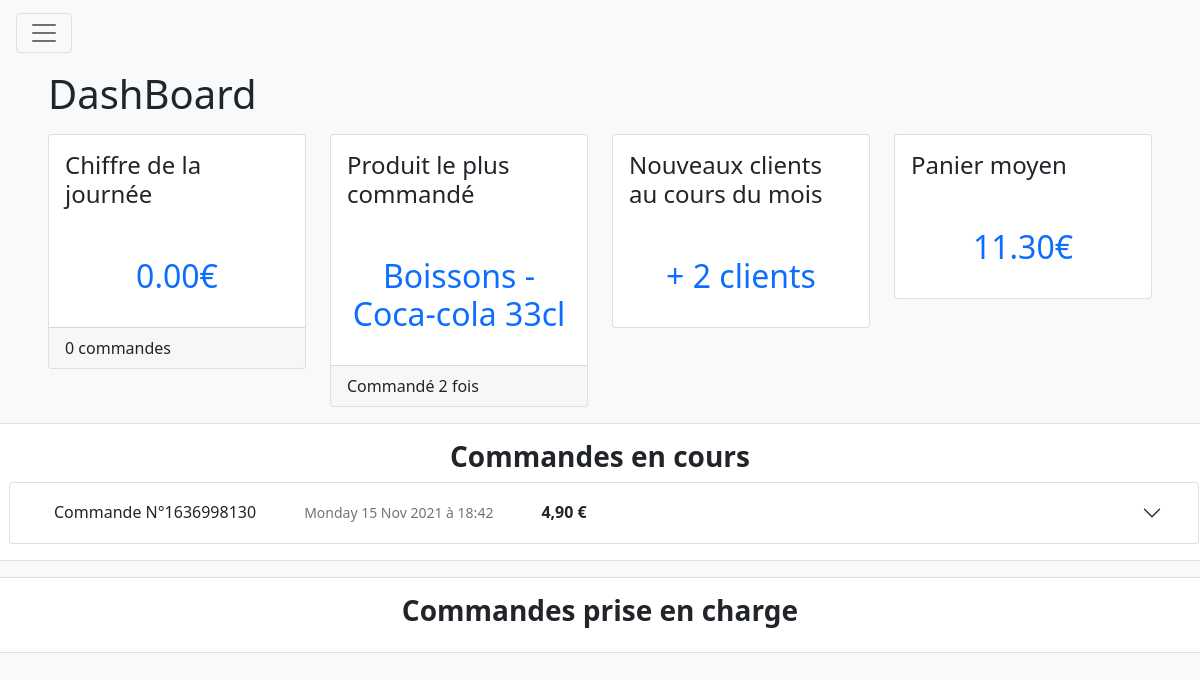
Page /controls/index.php (signed in) on the earlier database version.
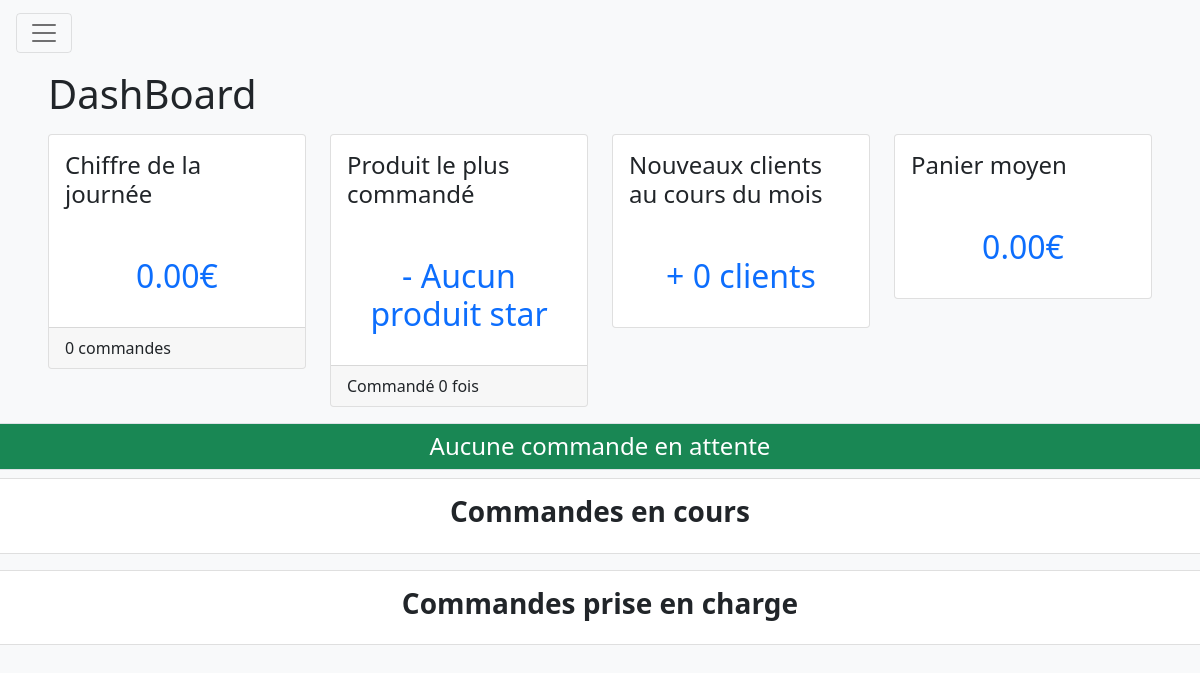
Same page on the later database version.
### tables this page shows
CREATE TABLE IF NOT EXISTS `categories` (
  `id_categories` int(11) NOT NULL AUTO_INCREMENT,
  `identifiant_categories` int(11) NOT NULL,
  `nom_categories` text NOT NULL,
  `img_categories` text NOT NULL,
  PRIMARY KEY (`id_categories`)
);

CREATE TABLE IF NOT EXISTS `produits` (
  `id_produits` int(11) NOT NULL AUTO_INCREMENT,
  `identifiant_produits` int(11) NOT NULL,
  `nom_produits` text NOT NULL,
  `prix_produits` float NOT NULL,
  `id_categorie` int(11) NOT NULL,
  `id_ingredients` text DEFAULT NULL,
  `dispo_produits` tinyint(1) NOT NULL,
  `img_produits` text DEFAULT 'logo.png',
  PRIMARY KEY (`id_produits`),
  KEY `id_categorie` (`id_categorie`)
);

### config/database.php (called while the page is built, shortened)
<?php
class DataBase{
    private $host = "foodspv123.mysql.db";
    private $dbName = "foodspv123";
    private $char = "utf8";
    private $user = "foodspv123";
    private $password = "Foodspv123";
    public $connexion;
    public function getConnexion(){
        $this->connexion = null;
        try {
            $this->connexion = new PDO('mysql:host='.$this->host.';dbname='.$this->dbName.';charset='.$this->char, $this->user, $this->password);
        }
        catch(PDOException $fail) {
            echo 'Erreur de connexion -> ', $fail->getMessage();
            die();
        }
    }
    public function getProductNameById($id) {
        $queryStr = 'SELECT nom_produits FROM produits WHERE id_produits = '.$id.'';
        $query = $this->connexion->query($queryStr);
        $respond = $query->fetch();
        return $respond;
    }
    public function getCommande0() {
        $idCommandeQuery = $this->connexion->query('SELECT statut_commande.identifiant_commande
                                                FROM statut_commande
                                                WHERE statut_commande.statut_commande_value = 0
                                                ORDER BY identifiant_commande DESC');
        $idCommandeArray = $idCommandeQuery->fetchAll();
        $respond = [];
        foreach($idCommandeArray as $idCommande){
            if(isset($idCommande)){
                $query = $this->connexion->query('SELECT * FROM commande
                                            WHERE identifiant_commande = '.$idCommande['identifiant_commande'].'');
                $produitIds = $query->fetchAll();
                $userInfo = $this->getUserById($produitIds[0]['id_users']);
                $respond[$idCommande['identifiant_commande']]['prix_total'] = 0;
                $respond[$idCommande['identifiant_commande']]['user'] = $userInfo;
                foreach($produitIds as $produitId){
                    if(isset($produitId['prix_commande'])){
                        $respond[$idCommande['identifiant_commande']]['prix_total'] += $produitId['prix_commande'];
                    }
                    $array = [];
                    $produitName = $this->getProductNameById($produitId['id_produits']);
                    if(isset($produitId['id_ingredients']) && $produitId['id_ingredients'] != NULL){
                        $ingredientArray = $this->getIngredientList($produitId['id_ingredients']);
                        $array['ingredients'] = $ingredientArray;
                    }
                    $array['nom_produits'] = $produitName['nom_produits'];
                    array_push($respond[$idCommande['identifiant_commande']], $array);
                }
            }
        }
        return $respond;
    }
    private function getUserById($id){
        $queryStr = 'SELECT identifiant_users, mail_users, nom_users, prenom_users, adresse_users, id_ville_users, tel_users, ville.nom AS nom_ville, ville.codePostal
                    FROM users
                    INNER JOIN ville
                    ON ville.ID = users.id_ville_users
                    WHERE id_users = '.$id.'';
        $query = $this->connexion->query($queryStr);
        $respond = $query->fetch();
        return $respond;
    }
    public function getIngredientList($numList) {
        $ingredientIdArray = explode(';', $numList);
        $returnArray = [];
        foreach($ingredientIdArray as $ingredientId){
            $ingredientQuery = $this->connexion->query('SELECT * FROM ingredients WHERE id_ingredients = '.$ingredientId.'');
            $ingredientDetail = $ingredientQuery->fetch();
            array_push($returnArray, $ingredientDetail);
        }
        return $returnArray;
    }
}
?>

### controls/acceuil/acceuil.php (the view, shortened to what this page needs)
<?php
$totalOfDay = 0;
$totalCommandeDay = 0;
$commandeListQuery = $bdd->connexion->query('SELECT * FROM commande');
$commandeList = $commandeListQuery->fetchAll();
$starProductQuery = $bdd->connexion->prepare('SELECT categories.nom_categories, produits.nom_produits, `id_commande`, `identifiant_commande`, commande.id_produits, commande.id_ingredients, `id_users`, `prix_commande`, count(commande.id_produits) AS total
                                            FROM `commande`
                                            INNER JOIN produits
                                            ON produits.id_produits = commande.id_produits
                                            INNER JOIN categories
                                            ON categories.id_categories = produits.id_categorie
                                            GROUP BY id_produits');
if($starProductQuery->execute()){
    $starProduct = $starProductQuery->fetchAll();
}
else{
    echo '<div class="text-danger">Impossible de se connecter, si le problème persiste contactez votre web Master</div>';
}
if(isset($starProduct) && !empty($starProduct)){
    for($i = 0; $i < sizeof($starProduct); $i++){
        if($i === 0){
            $maxCount = $starProduct[$i]['total'];
            $star = $starProduct[$i]['nom_produits'];
            $starCat = $starProduct[$i]['nom_categories'];
        }
        else{
            if($starProduct[$i]['total'] > $maxCount){
                $maxCount = $starProduct[$i]['total'];
                $star = $starProduct[$i]['nom_produits'];
                $starCat = $starProduct[$i]['nom_categories'];
            }
        }
    }
}
else{
    $starCat = '';
    $star = 'Aucun produit star';
    $maxCount = 0;
}
$actualMonth = date('m');
$newClient = 0;
$clientListQuery = $bdd->connexion->query('SELECT * FROM users');
$clientList = $clientListQuery->fetchAll();
foreach($clientList as $client){
    if(date('m', $client['identifiant_users']) === $actualMonth){
        $newClient++;
    }
}
$panierMoyen = 0;
$nbPanier = 0;
$totauxPanier = [];
foreach($commandeList as $commandeItem){
    if(!isset($totauxPanier[$commandeItem['identifiant_commande']])){
        $totauxPanier[$commandeItem['identifiant_commande']] = $commandeItem['prix_commande'];
        foreach($commandeList as $commandeItemCompare){
            if($commandeItem['identifiant_commande'] === $commandeItemCompare['identifiant_commande'] && $commandeItem['id_commande'] != $commandeItemCompare['id_commande']){
                $totauxPanier[$commandeItem['identifiant_commande']] += $commandeItemCompare['prix_commande'];
            }
        }
    }
}
foreach($totauxPanier as $panier){
    $nbPanier++;
    $panierMoyen += $panier;
}
if($nbPanier != 0){
    $panierMoyen = $panierMoyen / $nbPanier;
}
$commandeEnCour = $bdd->getCommande0();
$commandePriseEnCharge = $bdd->getCommande1();
?>
<div class="mx-5" style="margin-top: 70px;">
    <h1 class="mb-3 h1 me-3">
        DashBoard
    </h1>
    <div class="row row-cols-1 row-cols-md-4 g-4">
        <div class="col">
            <div class="card">
                <div class="card-body">
                    <div class="card-title">
                        <h4 class="h4">
                            Chiffre de la journée
                        </h4>
                    </div>
                    <div class="card-content h2 mt-5 mb-3 text-center text-primary">
                        <?=number_format($totalOfDay, 2)?>€
                    </div>
                </div>
                <div class="card-footer">
                    <?php
                        echo $totalCommandeDay.' commandes';
                    ?>
                </div>
            </div>
        </div>
        <div class="col">
            <div class="card">
                <div class="card-body">
                    <div class="card-title">
                        <h4 class="h4">
                            Produit le plus commandé
                        </h4>
                    </div>
                    <div class="card-content h2 mt-5 mb-3 text-center text-primary">
                        <?=$starCat.' - '.$star?>
                    </div>
                </div>
                <div class="card-footer">
                    Commandé <?=$maxCount?> fois
                </div>
            </div>
        </div>
        <div class="col">
            <div class="card">
                <div class="card-body">
                    <div class="card-title">
                        <h4 class="h4">
                            Nouveaux clients au cours du mois
                        </h4>
                    </div>
                    <div class="card-content h2 mt-5 mb-3 text-center text-primary">
                        + <?=$newClient?> clients
                    </div>
                </div>
            </div>
        </div>
        <div class="col">
            <div class="card">
                <div class="card-body">
                    <div class="card-title">
                        <h4 class="h4">
                            Panier moyen
                        </h4>
                    </div>
                    <div class="card-content h2 mt-5 mb-3 text-center text-primary">
                        <?=number_format($panierMoyen, 2)?>€
                    </div>
                </div>
            </div>
        </div>
    </div>
</div>
<div class="d-flex mt-3 row row-col-1 row-col-md-1">
        <?php
            if(empty($commandePriseEnCharge) && empty($commandeEnCour)){
                echo '<div class="text-white text-center border bg-success py-2 h4">Aucune commande en attente</div>';
            }
        ?>
    <div class="card">
        <div class="card-body">
            <div class="card-title">
                <h3 class="h3 text-center fw-bold">Commandes en cours</h3>
            </div>
            <div class="card-content">
                <div class="accordion row" id="commandeAccordion">
                    <?php
                        foreach($commandeEnCour as $commandeNb => $value){
                            $commandeTime = strftime(' %A %d %b %Y à %H:%M', $commandeNb);
                            echo '
                                <div class="accordion-item ms-1 col-12">
                                   <h2 class="accordion-header ms-2 p-1" id="b'.$commandeNb.'">
                                        <button class="accordion-button collapsed" type="button" data-bs-toggle="collapse" data-bs-target="#c'.$commandeNb.'" aria-expanded="true" aria-controls="c'.$commandeNb.'">
                                            Commande N°'.$commandeNb.' <small class="text-muted ms-5">'.$commandeTime.'</small> <strong class="fw-bold ms-5" style="margin-left: auto;">'.number_format($value['prix_total'], 2, ',', '.').' €</strong>
                                        </button>
                                   </h2>
                                   <div id="c'.$commandeNb.'" class="accordion-collapse collapse" aria-labelledby="b'.$commandeNb.'">
                                        <div class="accordion-body">
                                                        Nom : <strong class="fw-bold">'.$value['user']['nom_users'].'</strong>
                                                        Prenom : <strong class="fw-bold">'.$value['user']['prenom_users'].'</strong>
                                                        Adresse : <strong class="fw-bold">'.$value['user']['adresse_users'].', '.$value['user']['nom_ville'].' - '.$value['user']['codePostal'].'</strong>
                                                        Numero : <strong class="fw-bold">+33'.$value['user']['tel_users'].'</strong>
                                            <div class="row">';
                            echo '
                                            </div>
                                            <div class="d-grid">
                                                <button class="btn btn-outline-success" onclick="validateCommande('.$commandeNb.')">
                                                    Valider
                                                </button>
                                            </div>
                                        </div>
                                   </div>
                                </div>
                            ';
                        }
                    ?>
                </div>
            </div>
        </div>
    </div>
</div>
<div class="d-flex mt-3 row row-col-1 row-col-md-1">
    <div class="card">
        <div class="card-body">
            <div class="card-title">
                <h3 class="h3 text-center fw-bold">Commandes prise en charge</h3>
            </div>
        </div>
    </div>
</div>

### controls/index.php (shortened to what this page needs)
<?php
include_once('../config/database.php');
$bdd = new DataBase;
$bdd->getConnexion();
?>
<!DOCTYPE html>
<html>
    <head>
        <link href="https://cdn.jsdelivr.net/npm/bootstrap@5.1.3/dist/css/bootstrap.min.css" rel="stylesheet">
        <link rel="stylesheet" href="https://cdn.jsdelivr.net/npm/bootstrap-icons@1.6.0/font/bootstrap-icons.css">
    </head>
    <body class="w-100 bg-light" style="align-items: center;">
        <?php
        if(isset($_SESSION['authorized']) && $_SESSION['authorized'] === true){
            include_once('./navBar/navBar.php');
            if(isset($_GET['page'])){
                switch($_GET['page']){
                    case 1 :
                        include_once('./categorie/categorie.php');
                        break;
                    case 2 :
                        include_once('./produit/produit.php');
                        break;
                    case 3 :
                        include_once('./ingredient/ingredient.php');
                        break;
                }
            }
            else{
                include_once('./acceuil/acceuil.php');
            }
        }
        else{
            include_once('./connexion/connexion.php');
        }
        ?>
    </body>
</html>

### controls/navBar/navBar.php (shortened to what this page needs)
<nav class="navbar navbar-light bg-transparent fixed-top mb-3">
  <div class="container-fluid">
    <a class="navbar-brand ms-1 d-flex" href="#">
        <button class="navbar-toggler" type="button" data-bs-toggle="offcanvas" data-bs-target="#offcanvasNavbar" aria-controls="offcanvasNavbar">
        <span class="navbar-toggler-icon"></span>
        </button>
    </a>
  </div>
</nav>

Differences in the rows shown:
removed categories: nom_categories "Boissons"
removed produits: nom_produits "Coca-cola 33cl"
Other differences:
$star: (not shown) → "Aucun produit star"
$maxCount: "2" → "0"
$newClient: "2" → "0"
$panierMoyen: "11.30" → "0.00"
text now shown: "Aucune commande en attente"
list line gone: "Commande N° 1636998130 Monday 15 Nov 2021 à 18:42 4,90 €"
